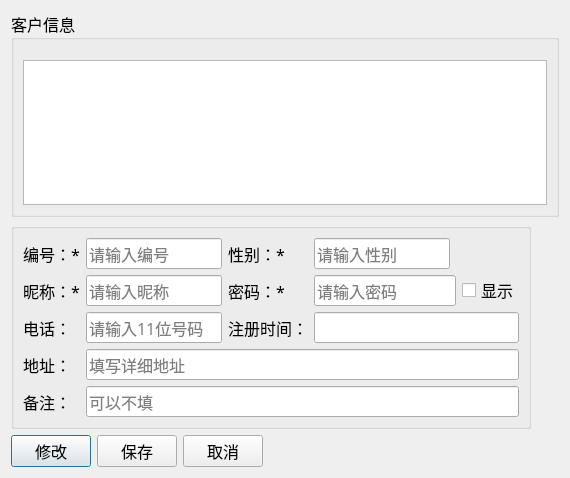
<?xml version="1.0" encoding="UTF-8"?>
<ui version="4.0">
 <class>CostomerRegisterInfoDialog</class>
 <widget class="QDialog" name="CostomerRegisterInfoDialog">
  <property name="geometry">
   <rect>
    <x>0</x>
    <y>0</y>
    <width>570</width>
    <height>478</height>
   </rect>
  </property>
  <property name="windowTitle">
   <string>Dialog</string>
  </property>
  <layout class="QVBoxLayout" name="verticalLayout_3">
   <item>
    <layout class="QVBoxLayout" name="verticalLayout_2">
     <item>
      <widget class="QGroupBox" name="groupBox">
       <property name="font">
        <font>
         <family>楷体</family>
         <pointsize>12</pointsize>
        </font>
       </property>
       <property name="title">
        <string>客户信息</string>
       </property>
       <layout class="QHBoxLayout" name="horizontalLayout">
        <property name="topMargin">
         <number>20</number>
        </property>
        <item>
         <widget class="QTableView" name="tableView"/>
        </item>
       </layout>
      </widget>
     </item>
     <item>
      <layout class="QHBoxLayout" name="horizontalLayout_4">
       <item>
        <widget class="QGroupBox" name="groupBox_2">
         <property name="title">
          <string/>
         </property>
         <layout class="QVBoxLayout" name="verticalLayout">
          <item>
           <layout class="QGridLayout" name="gridLayout">
            <item row="0" column="0">
             <widget class="QLabel" name="labUserNo">
              <property name="font">
               <font>
                <family>楷体</family>
                <pointsize>12</pointsize>
               </font>
              </property>
              <property name="text">
               <string>编号：*</string>
              </property>
             </widget>
            </item>
            <item row="0" column="2">
             <widget class="QLabel" name="labUserName_2">
              <property name="font">
               <font>
                <family>楷体</family>
                <pointsize>12</pointsize>
               </font>
              </property>
              <property name="text">
               <string>性别：*</string>
              </property>
             </widget>
            </item>
            <item row="0" column="1">
             <widget class="QLineEdit" name="CustomerNo">
              <property name="font">
               <font>
                <family>楷体</family>
                <pointsize>12</pointsize>
               </font>
              </property>
              <property name="echoMode">
               <enum>QLineEdit::Normal</enum>
              </property>
              <property name="placeholderText">
               <string>请输入编号</string>
              </property>
             </widget>
            </item>
            <item row="1" column="0">
             <widget class="QLabel" name="labUserName_3">
              <property name="font">
               <font>
                <family>楷体</family>
                <pointsize>12</pointsize>
               </font>
              </property>
              <property name="text">
               <string>昵称：*</string>
              </property>
             </widget>
            </item>
            <item row="1" column="2">
             <widget class="QLabel" name="labUserPwd">
              <property name="font">
               <font>
                <family>楷体</family>
                <pointsize>12</pointsize>
               </font>
              </property>
              <property name="text">
               <string>密码：*</string>
              </property>
             </widget>
            </item>
            <item row="1" column="1">
             <widget class="QLineEdit" name="CustomerName">
              <property name="font">
               <font>
                <family>楷体</family>
                <pointsize>12</pointsize>
               </font>
              </property>
              <property name="echoMode">
               <enum>QLineEdit::Normal</enum>
              </property>
              <property name="placeholderText">
               <string>请输入昵称</string>
              </property>
             </widget>
            </item>
            <item row="4" column="0">
             <widget class="QLabel" name="labUserPwd_5">
              <property name="font">
               <font>
                <family>楷体</family>
                <pointsize>12</pointsize>
               </font>
              </property>
              <property name="text">
               <string>备注：</string>
              </property>
             </widget>
            </item>
            <item row="3" column="0">
             <widget class="QLabel" name="labUserPwd_3">
              <property name="font">
               <font>
                <family>楷体</family>
                <pointsize>12</pointsize>
               </font>
              </property>
              <property name="text">
               <string>地址：</string>
              </property>
             </widget>
            </item>
            <item row="2" column="1">
             <widget class="QLineEdit" name="CustomerPhone">
              <property name="font">
               <font>
                <family>楷体</family>
                <pointsize>12</pointsize>
               </font>
              </property>
              <property name="echoMode">
               <enum>QLineEdit::Normal</enum>
              </property>
              <property name="placeholderText">
               <string>请输入11位号码</string>
              </property>
             </widget>
            </item>
            <item row="2" column="0">
             <widget class="QLabel" name="labUserPwd_4">
              <property name="font">
               <font>
                <family>楷体</family>
                <pointsize>12</pointsize>
               </font>
              </property>
              <property name="text">
               <string>电话：</string>
              </property>
             </widget>
            </item>
            <item row="2" column="2">
             <widget class="QLabel" name="labUserPwd_6">
              <property name="font">
               <font>
                <family>楷体</family>
                <pointsize>12</pointsize>
               </font>
              </property>
              <property name="text">
               <string>注册时间：</string>
              </property>
             </widget>
            </item>
            <item row="1" column="3" colspan="2">
             <widget class="QLineEdit" name="CustomerRePwd">
              <property name="font">
               <font>
                <family>楷体</family>
                <pointsize>12</pointsize>
               </font>
              </property>
              <property name="echoMode">
               <enum>QLineEdit::Password</enum>
              </property>
              <property name="placeholderText">
               <string>请输入密码</string>
              </property>
             </widget>
            </item>
            <item row="1" column="5">
             <widget class="QCheckBox" name="checkBoxPwd">
              <property name="font">
               <font>
                <family>楷体</family>
                <pointsize>12</pointsize>
               </font>
              </property>
              <property name="text">
               <string>显示</string>
              </property>
             </widget>
            </item>
            <item row="2" column="3" colspan="3">
             <widget class="QLineEdit" name="ledCustomDate">
              <property name="font">
               <font>
                <family>楷体</family>
                <pointsize>12</pointsize>
               </font>
              </property>
              <property name="toolTip">
               <string>自动生成</string>
              </property>
              <property name="placeholderText">
               <string/>
              </property>
             </widget>
            </item>
            <item row="3" column="1" colspan="5">
             <widget class="QLineEdit" name="CustomerAddress">
              <property name="font">
               <font>
                <family>楷体</family>
                <pointsize>12</pointsize>
               </font>
              </property>
              <property name="echoMode">
               <enum>QLineEdit::Normal</enum>
              </property>
              <property name="placeholderText">
               <string>填写详细地址</string>
              </property>
             </widget>
            </item>
            <item row="4" column="1" colspan="5">
             <widget class="QLineEdit" name="CustomerRemark">
              <property name="font">
               <font>
                <family>楷体</family>
                <pointsize>12</pointsize>
               </font>
              </property>
              <property name="placeholderText">
               <string>可以不填</string>
              </property>
             </widget>
            </item>
            <item row="0" column="4" colspan="2">
             <spacer name="horizontalSpacer">
              <property name="orientation">
               <enum>Qt::Horizontal</enum>
              </property>
              <property name="sizeHint" stdset="0">
               <size>
                <width>40</width>
                <height>20</height>
               </size>
              </property>
             </spacer>
            </item>
            <item row="0" column="3">
             <widget class="QLineEdit" name="ledSex">
              <property name="font">
               <font>
                <family>楷体</family>
                <pointsize>12</pointsize>
               </font>
              </property>
              <property name="placeholderText">
               <string>请输入性别</string>
              </property>
             </widget>
            </item>
           </layout>
          </item>
         </layout>
        </widget>
       </item>
       <item>
        <spacer name="horizontalSpacer_4">
         <property name="orientation">
          <enum>Qt::Horizontal</enum>
         </property>
         <property name="sizeHint" stdset="0">
          <size>
           <width>40</width>
           <height>20</height>
          </size>
         </property>
        </spacer>
       </item>
      </layout>
     </item>
     <item>
      <layout class="QHBoxLayout" name="horizontalLayout_3">
       <item>
        <layout class="QHBoxLayout" name="horizontalLayout_2">
         <item>
          <widget class="QPushButton" name="pbnModify">
           <property name="sizePolicy">
            <sizepolicy hsizetype="Maximum" vsizetype="Fixed">
             <horstretch>0</horstretch>
             <verstretch>0</verstretch>
            </sizepolicy>
           </property>
           <property name="minimumSize">
            <size>
             <width>80</width>
             <height>0</height>
            </size>
           </property>
           <property name="font">
            <font>
             <family>楷体</family>
             <pointsize>12</pointsize>
            </font>
           </property>
           <property name="cursor">
            <cursorShape>OpenHandCursor</cursorShape>
           </property>
           <property name="text">
            <string>修改</string>
           </property>
          </widget>
         </item>
         <item>
          <widget class="QPushButton" name="pbnSave">
           <property name="sizePolicy">
            <sizepolicy hsizetype="Maximum" vsizetype="Fixed">
             <horstretch>0</horstretch>
             <verstretch>0</verstretch>
            </sizepolicy>
           </property>
           <property name="minimumSize">
            <size>
             <width>80</width>
             <height>0</height>
            </size>
           </property>
           <property name="font">
            <font>
             <family>楷体</family>
             <pointsize>12</pointsize>
            </font>
           </property>
           <property name="cursor">
            <cursorShape>OpenHandCursor</cursorShape>
           </property>
           <property name="text">
            <string>保存</string>
           </property>
          </widget>
         </item>
         <item>
          <widget class="QPushButton" name="pbnCancel">
           <property name="sizePolicy">
            <sizepolicy hsizetype="Maximum" vsizetype="Fixed">
             <horstretch>0</horstretch>
             <verstretch>0</verstretch>
            </sizepolicy>
           </property>
           <property name="minimumSize">
            <size>
             <width>80</width>
             <height>20</height>
            </size>
           </property>
           <property name="font">
            <font>
             <family>楷体</family>
             <pointsize>12</pointsize>
            </font>
           </property>
           <property name="cursor">
            <cursorShape>OpenHandCursor</cursorShape>
           </property>
           <property name="text">
            <string>取消</string>
           </property>
          </widget>
         </item>
        </layout>
       </item>
       <item>
        <spacer name="horizontalSpacer_3">
         <property name="orientation">
          <enum>Qt::Horizontal</enum>
         </property>
         <property name="sizeType">
          <enum>QSizePolicy::Expanding</enum>
         </property>
         <property name="sizeHint" stdset="0">
          <size>
           <width>200</width>
           <height>20</height>
          </size>
         </property>
        </spacer>
       </item>
      </layout>
     </item>
    </layout>
   </item>
  </layout>
 </widget>
 <resources/>
 <connections/>
</ui>
